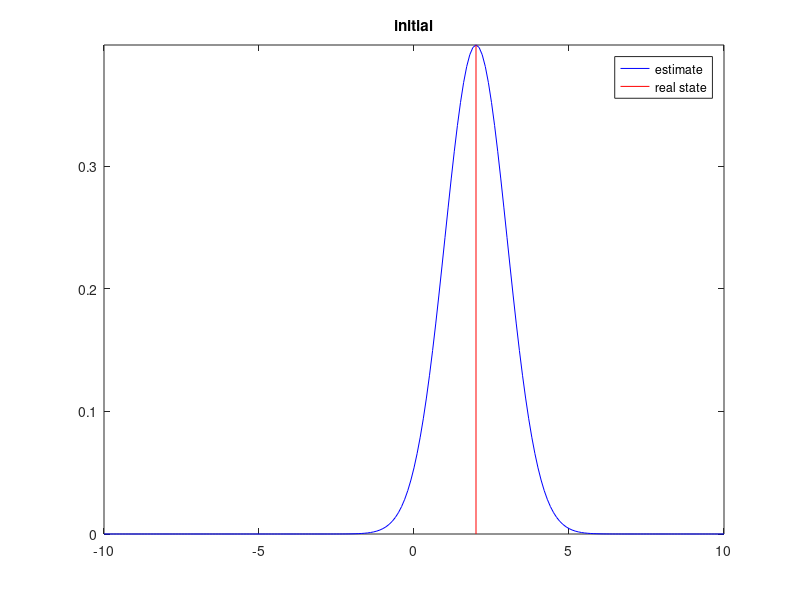

This figure's MATLAB source: (Note: this script raises an error after producing the figure.)
moves = [-1,-1,-1,1,1,1,1,-1,-1,-1, -1];
measurement_var = 1;
movement_var = 1;

mean_pos = 2;
cur_covar = 1;

real_state = mean_pos;
state = mean_pos; %the actual state of the machine, now only 1d

%Anonymous function for the actual measurement
measure = @(a) (abs(a)+10)+randn()*measurement_var;

%visualization stuff
x = -10:0.1:10;
statePdf = exp(-(x-state).^2/(2*cur_covar))/(sqrt(cur_covar)*sqrt(2*pi));
figure; plt = plot(x,statePdf,'b',[real_state real_state],[0 max(statePdf)],'r');
set(plt(1), 'YDataSource','statePdf'); axis tight;
legend('estimate','real state'); title('initial');
pause;

for input = moves
    [state, cur_covar] = kalman_predict(input, state, cur_covar, ...
        movement_var);
    
    %moving the real position
    real_state = real_state+input;
    
    disp(['State after prediction: ', num2str(state), ' std: ', num2str(sqrt(cur_covar))]);
    
    %visualize
    statePdf = exp(-(x-state).^2/(2*cur_covar))/(sqrt(cur_covar)*sqrt(2*pi));
    set(plt(2),'xdata',[real_state real_state],'ydata',[0 max(statePdf)]);
    refreshdata;axis tight; title('prediction');drawnow;
    pause;
    
    %measuring the position
    measurement = measure(real_state);
    
    [state, cur_covar] = kalman_update(measurement, state, cur_covar, ...
        measurement_var);
    
    disp(['State after update: ', num2str(state), ' std: ', num2str(sqrt(cur_covar))]);
    
    %visualize
    statePdf = exp(-(x-state).^2/(2*cur_covar))/(sqrt(cur_covar)*sqrt(2*pi));
    set(plt(2),'xdata',[real_state real_state],'ydata',[0 max(statePdf)]);
    refreshdata;axis tight; title('update');drawnow;
    pause;
end
